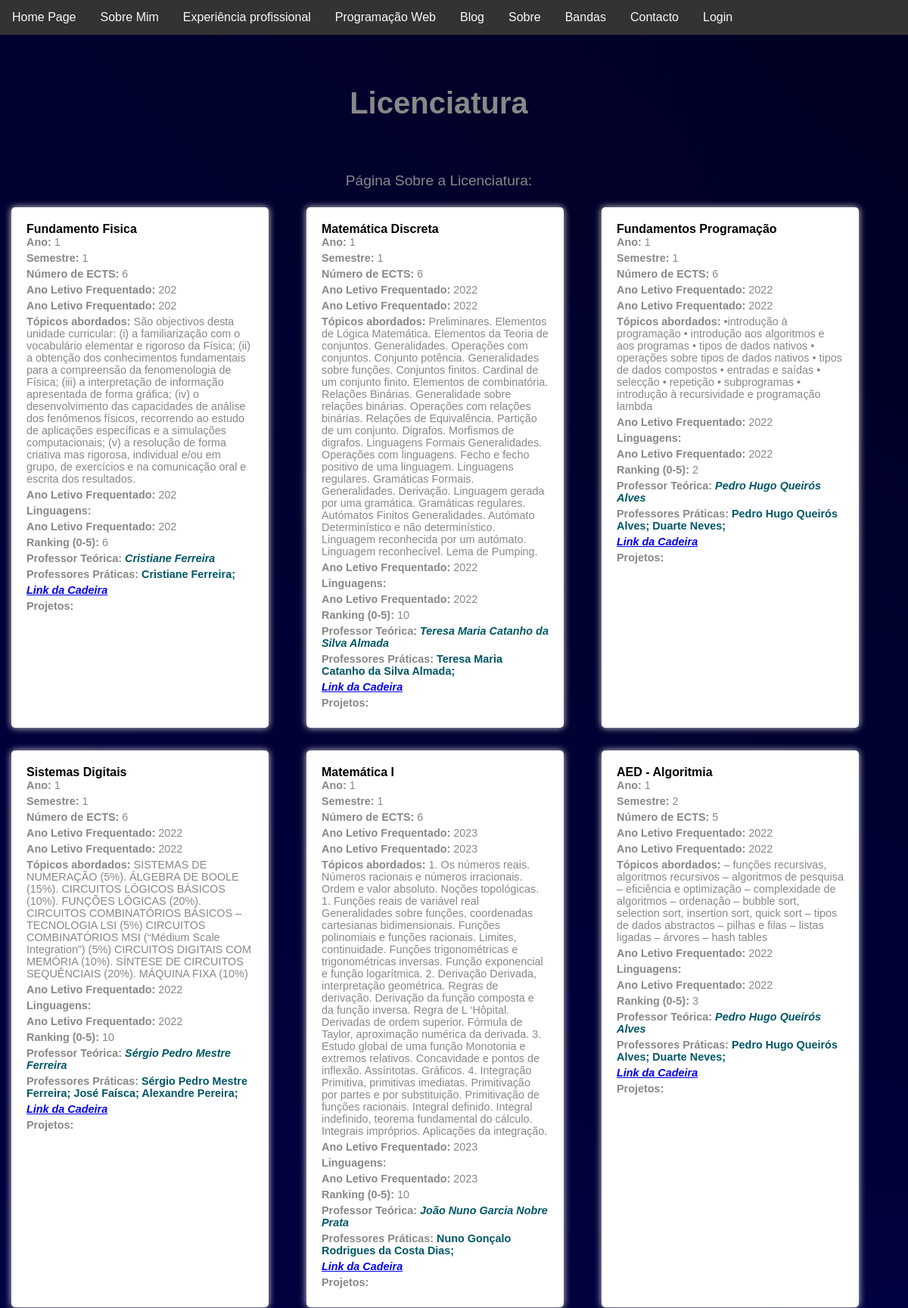
/licenciatura (upper part), run on the app's committed database.
### portfolio/models.py (models this page shows, shortened)
class Cadeira(models.Model):
    nome = models.CharField(max_length=40)
    ano = models.IntegerField()
    semestre = models.CharField(max_length=2)
    ects = models.IntegerField()
    ano_letivo = models.CharField(max_length=20)
    topicos_abordados = models.TextField()
    ranking = models.IntegerField()
    docente_teorica = models.ForeignKey(Pessoa, on_delete=models.CASCADE)
    docentes_praticas = models.ManyToManyField(Pessoa, related_name='professor_pratica')
    link_cadeira = models.CharField(max_length=1000)
    linguagens = models.ManyToManyField(Tecnologia, blank=True)
    projetos = models.ManyToManyField(Projeto, blank=True)

class Pessoa(models.Model):
    nome = models.CharField(max_length=40)
    link_lusofona = models.CharField(max_length=1000, null=True, blank=True)
    link_linkedin = models.CharField(max_length=1000, null=True, blank=True)

### portfolio/views.py (the view)
# urls.py: path('licenciatura', views.licenciatura_page_view, name='licenciatura'),
def licenciatura_page_view(request):
    context = {'cadeiras': Cadeira.objects.all()}
    return render(request, 'licenciatura.html', context)

### portfolio/templates/licenciatura.html
{% extends 'portfolio/layout.html' %}
{% block main %}
<div class="wrapper">
    <h1 class="h1projetos">Licenciatura</h1>
    <p class="projetos">Página Sobre a Licenciatura:</p>
    <ul class="ulprojetos">
      {% for cadeira in cadeiras %}
          <li class="liprojetos">
              <strong>{{cadeira.nome}}</strong>
              <span class="spanprojetos"><b>Ano: </b> {{cadeira.ano}}</span>
              <span class="spanprojetos"><b>Semestre: </b> {{cadeira.semestre}}</span>
              <span class="spanprojetos"><b>Número de ECTS: </b> {{cadeira.ects}}</span>
              <span class="spanprojetos"><b>Ano Letivo Frequentado: </b> {{cadeira.ano_letivo}}</span>
              <span class="spanprojetos"><b>Ano Letivo Frequentado: </b> {{cadeira.ano_letivo}}</span>
              <span class="spanprojetos"><b>Tópicos abordados: </b> {{cadeira.topicos_abordados}} </span>
              <span class="spanprojetos"><b>Ano Letivo Frequentado: </b> {{cadeira.ano_letivo}}</span>
              <span class="spanprojetos"><b>Linguagens: </b> {% for language in cadeira.linguagens.all %}{{language.nome}} {% endfor %}</span>
              <span class="spanprojetos"><b>Ano Letivo Frequentado: </b> {{cadeira.ano_letivo}}</span>
              <span class="spanprojetos"><b>Ranking (0-5): </b> {{cadeira.ranking}}</span>
              <span class="spanprojetos"><b>Professor Teórica: </b> <a class="aprojetos" href="{{cadeira.docente_teorica.link_lusofona}}"> <i>{{cadeira.docente_teorica.nome}}</i></a></span>
              <span class="spanprojetos"><b>Professores Práticas: </b> {% for docente_pratica in cadeira.docentes_praticas.all %}<a class="aprojetos" href="{{docente_pratica.link_lusofona}}"> {{docente_pratica.nome}}; </a> {% endfor %}</span>
              <span class="spanprojetos"><b><a href="{{cadeira.link_cadeira}}"><i>Link da Cadeira</i></a></b></span>
              <span class="spanprojetos"><b>Projetos:</b> {% for projeto in cadeira.projetos.all %}<a class="aprojetos" href="{% url 'portefolio:projetosescola' %}"> {{projeto.titulo}}</a> {% endfor %}</span>
          </li>
      {% endfor %}
    </ul>
</div>
{% endblock %}

### portfolio/static/css/layout.css (style rules this page uses)
body { background-color: #f5f5f5; font-family: Arial, sans-serif; margin: 0; padding: 0; height: 100%; background: url('../images/project1.jpg') no-repeat center center fixed; -webkit-background-size: cover; -moz-background-size: cover; -o-background-size: cover; background-size: cover; }
.wrapper { display: flex; flex-direction: column; min-height: 100vh; }
.h1projetos { margin-top: 0; color: #888; font-size: 2.5em; text-align: center; padding-top: 50px; margin-right: 40px; padding-bottom: 20px; }
.projetos { color: #888; font-size: 1.2em; line-height: 1.5; margin-bottom: 20px; margin-right: 40px; text-align: center; }
.ulprojetos { list-style: none; padding: 0; margin: 0; display: flex; flex-wrap: wrap; justify-content: center; }
.liprojetos { margin-bottom: 30px; margin-right: 50px; width: 300px; height: auto; box-shadow: 0px 0px 10px #ddd; padding: 20px; text-align: left; background-color: #fff; border-radius: 5px; transition: all 0.3s ease-in-out; }
.spanprojetos { display: block; margin-bottom: 5px; font-size: 0.9em; color: #888; }
.aprojetos { color: #005766; text-decoration: none; font-weight: bold; transition: all 0.3s ease-in-out; }

### data on the page
Cadeira: nome "Fundamento Fisica", ano "1", semestre "1", ects "6", ano_letivo "202", topicos_abordados "São objectivos desta unidade curricular: (i) a familiarização com o vocabulário elementar e rigoroso da Física; (ii) a obtenção dos conhecimentos fundamentais para a compreensão da fenomenologia de Física; (iii) a interpretação de informação apresentada de forma gráfica; (iv) o desenvolvimento das capacidades de análise dos fenómenos físicos, recorrendo ao estudo de aplicações específicas e a simulações computacionais; (v) a resolução de forma criativa mas rigorosa, individual e/ou em grupo, de exercícios e na comunicação oral e escrita dos resultados.", ranking "6", docente_teorica.nome "Cristiane Ferreira"
Pessoa: nome "Cristiane Ferreira"
Cadeira: nome "Matemática Discreta", ano "1", semestre "1", ects "6", ano_letivo "2022", topicos_abordados "Preliminares. Elementos de Lógica Matemática. Elementos da Teoria de conjuntos. Generalidades. Operações com conjuntos. Conjunto potência. Generalidades sobre funções. Conjuntos finitos. Cardinal de um conjunto finito. Elementos de combinatória. Relações Binárias. Generalidade sobre relações binárias. Operações com relações binárias. Relações de Equivalência. Partição de um conjunto. Digrafos. Morfismos de digrafos. Linguagens Formais Generalidades. Operações com linguagens. Fecho e fecho positivo de uma linguagem. Linguagens regulares. Gramáticas Formais. Generalidades. Derivação. Linguagem gerada por uma gramática. Gramáticas regulares. Autómatos Finitos Generalidades. Autómato…", ranking "10", docente_teorica.nome "Teresa Maria Catanho da Silva Almada"
Pessoa: nome "Teresa Maria Catanho da Silva Almada"
Cadeira: nome "Fundamentos Programação", ano "1", semestre "1", ects "6", ano_letivo "2022", topicos_abordados "•introdução à programação • introdução aos algoritmos e aos programas • tipos de dados nativos • operações sobre tipos de dados nativos • tipos de dados compostos • entradas e saídas • selecção • repetição • subprogramas • introdução à recursividade e programação lambda", ranking "2", docente_teorica.nome "Pedro Hugo Queirós Alves"
Pessoa: nome "Pedro Hugo Queirós Alves"
Pessoa: nome "Duarte Neves"
Cadeira: nome "Sistemas Digitais", ano "1", semestre "1", ects "6", ano_letivo "2022", topicos_abordados "SISTEMAS DE NUMERAÇÃO (5%). ÁLGEBRA DE BOOLE (15%). CIRCUITOS LÓGICOS BÁSICOS (10%). FUNÇÕES LÓGICAS (20%). CIRCUITOS COMBINATÓRIOS BÁSICOS – TECNOLOGIA LSI (5%) CIRCUITOS COMBINATÓRIOS MSI (“Médium Scale Integration”) (5%) CIRCUITOS DIGITAIS COM MEMÓRIA (10%). SÍNTESE DE CIRCUITOS SEQUÊNCIAIS (20%). MÁQUINA FIXA (10%)", ranking "10", docente_teorica.nome "Sérgio Pedro Mestre Ferreira"
Pessoa: nome "Sérgio Pedro Mestre Ferreira"
Pessoa: nome "José Faísca"
Pessoa: nome "Alexandre Pereira"
Cadeira: nome "Matemática I", ano "1", semestre "1", ects "6", ano_letivo "2023", topicos_abordados "1. Os números reais. Números racionais e números irracionais. Ordem e valor absoluto. Noções topológicas. 1. Funções reais de variável real Generalidades sobre funções, coordenadas cartesianas bidimensionais. Funções polinomiais e funções racionais. Limites, continuidade. Funções trigonométricas e trigonométricas inversas. Função exponencial e função logarítmica. 2. Derivação Derivada, interpretação geométrica. Regras de derivação. Derivação da função composta e da função inversa. Regra de L ‘Hôpital. Derivadas de ordem superior. Fórmula de Taylor, aproximação numérica da derivada. 3. Estudo global de uma função Monotonia e extremos relativos. Concavidade e pontos de inflexão. Assíntotas.…", ranking "10", docente_teorica.nome "João Nuno Garcia Nobre Prata"
Pessoa: nome "Nuno Gonçalo Rodrigues da Costa Dias"
Cadeira: nome "AED - Algoritmia", ano "1", semestre "2", ects "5", ano_letivo "2022", topicos_abordados "– funções recursivas, algoritmos recursivos – algoritmos de pesquisa – eficiência e optimização – complexidade de algoritmos – ordenação – bubble sort, selection sort, insertion sort, quick sort – tipos de dados abstractos – pilhas e filas – listas ligadas – árvores – hash tables", ranking "3", docente_teorica.nome "Pedro Hugo Queirós Alves"
